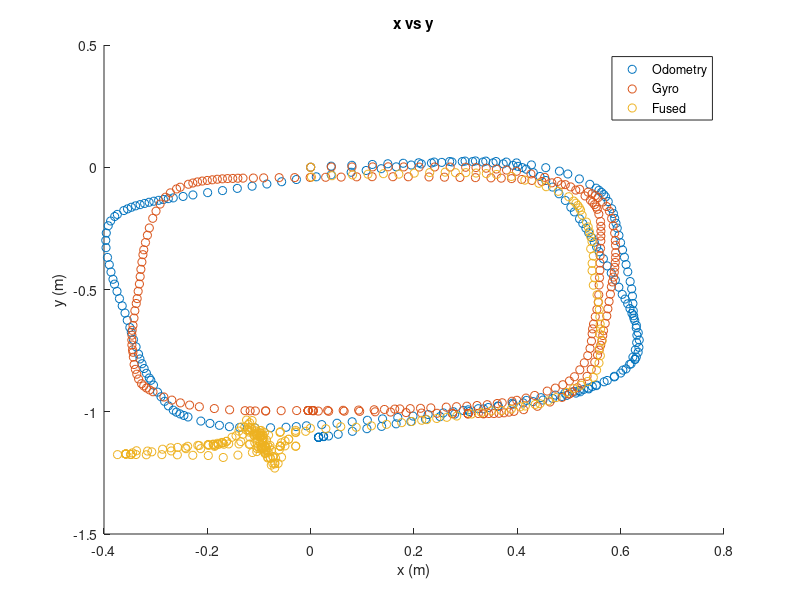

Write MATLAB code to recreate this figure. (Note: this script raises an error after producing the figure.)
% TO DO: Add delta_d column and calculate delta_x and delta_y from it 
% then get x and y vectors and plot 

clc
clear all
close all

statelog2 = load('state_log2_12_41.csv');
statelog2 = statelog2(110:end,:);
time_vec = 1:length(statelog2(:,1));

delta_theta_thresh = 0.00356;
T = 0.1;
psi = statelog2(:,5);
gyro = -statelog2(:,6);
for i = 1:length(gyro)
    if (gyro(i) > 0)
        gyro(i) = gyro(i) - 2*pi;
    end
end
delta_d = statelog2(:,7);   % ADDED
psi_prev = [0;psi];
psi_prev = psi_prev(1:end-1);
gyro_prev = [0;gyro];
gyro_prev = gyro_prev(1:end-1);
delta_psi = psi - psi_prev;
delta_gyro = gyro - gyro_prev;
delta_GO = delta_gyro - delta_psi;

if_thresh = (abs(delta_GO) > delta_theta_thresh);

theta = zeros(length(psi), 1);
theta(1) = 0;
for i = 2:length(theta)
   if(if_thresh(i) == 1)
        %theta(i) = (theta(i-1) + delta_gyro(i)* T);
        theta(i) = gyro(i); % if diff is high, choose gyro
   else
        %theta(i) = theta(i-1) + delta_psi(i)* T;
        theta(i) = psi(i);  % if diff is low, choose odo
   end
end


% ADDED
theta_prev = [0;theta];
theta_prev = theta_prev(1:end-1);
delta_theta = theta - theta_prev;

%% ONLY ENCODERS:
x_enc = zeros(length(theta),1);
y_enc = zeros(length(theta),1);
x_enc(1) = 0;
y_enc(1) = 0;
for k = 2:length(theta)
    x_enc(k) = x_enc(k-1) + delta_d(k) * cos(psi(k) + delta_psi(k) / 2);
    y_enc(k) = y_enc(k-1) + delta_d(k) * sin(psi(k) + delta_psi(k) / 2);
end
  
scatter(x_enc*10,y_enc*10)
% scatter(time_vec,x_enc*1e2)
title('x vs y: using encoders')
hold on

%% ONLY GYRO :
x_gyro = zeros(length(theta),1);
y_gyro = zeros(length(theta),1);
x_gyro(1) = 0;
y_gyro(1) = 0;
for k = 2:length(theta)
    x_gyro(k) = x_gyro(k-1) + delta_d(k) * cos(gyro(k) + delta_gyro(k) / 2);
    y_gyro(k) = y_gyro(k-1) + delta_d(k) * sin(gyro(k) + delta_gyro(k) / 2);
end
scatter(x_gyro*10,y_gyro*10)
% scatter(time_vec,x_gyro*1e2)
title('x vs y: using gyro')

%% FUSED GYRO+ENC :
x_fused = zeros(length(theta),1);
y_fused = zeros(length(theta),1);
x_fused(1) = 0;
y_fused(1) = 0;
for k = 2:length(theta)
    x_fused(k) = x_fused(k-1) + delta_d(k) * cos(theta(k) + delta_theta(k) / 2);
    y_fused(k) = y_fused(k-1) + delta_d(k) * sin(theta(k) + delta_theta(k) / 2);
end
  
scatter(x_fused*10,y_fused*10)
% scatter(time_vec,x_fused*1e2)
title('x vs y')
legend('Odometry', 'Gyro', 'Fused')
xlabel('x (m)');
ylabel('y (m)');

%% angles versus time
% figure
% scatter(time_vec, psi)
% %hold on
% figure
% scatter(time_vec, gyro)
% %hold on
% figure
% scatter(time_vec, theta)
% legend('psi','gyro','theta')
% 
% figure
% scatter(time_vec, delta_GO)

%% Testing Fused Data from C file (C File output is fused data now) | Dated: 1/30/20

xval = statelog{:,3};
yval = statelog{:,4};

figure
scatter(xval,yval)
title('x vs y using gyrodometry fused Theta')
xlabel('x (m)')
ylabel('y (m)')
axis equal